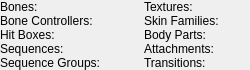
<?xml version="1.0" encoding="UTF-8"?>
<ui version="4.0">
 <class>ui::assets::studiomodel::StudioModelModelInfoPanel</class>
 <widget class="QWidget" name="ui::assets::studiomodel::StudioModelModelInfoPanel">
  <property name="geometry">
   <rect>
    <x>0</x>
    <y>0</y>
    <width>235</width>
    <height>67</height>
   </rect>
  </property>
  <property name="windowTitle">
   <string>Form</string>
  </property>
  <layout class="QHBoxLayout" name="horizontalLayout">
   <property name="spacing">
    <number>0</number>
   </property>
   <property name="sizeConstraint">
    <enum>QLayout::SetFixedSize</enum>
   </property>
   <property name="leftMargin">
    <number>0</number>
   </property>
   <property name="topMargin">
    <number>0</number>
   </property>
   <property name="rightMargin">
    <number>0</number>
   </property>
   <property name="bottomMargin">
    <number>0</number>
   </property>
   <item>
    <layout class="QGridLayout" name="gridLayout_2" columnminimumwidth="0,25,0,0,25">
     <property name="rightMargin">
      <number>0</number>
     </property>
     <property name="bottomMargin">
      <number>0</number>
     </property>
     <property name="horizontalSpacing">
      <number>6</number>
     </property>
     <property name="verticalSpacing">
      <number>0</number>
     </property>
     <item row="0" column="1">
      <widget class="QLabel" name="BonesValue">
       <property name="text">
        <string/>
       </property>
       <property name="alignment">
        <set>Qt::AlignRight|Qt::AlignTrailing|Qt::AlignVCenter</set>
       </property>
      </widget>
     </item>
     <item row="4" column="3">
      <widget class="QLabel" name="label_12">
       <property name="text">
        <string>Transitions:</string>
       </property>
      </widget>
     </item>
     <item row="0" column="4">
      <widget class="QLabel" name="TexturesValue">
       <property name="text">
        <string/>
       </property>
       <property name="alignment">
        <set>Qt::AlignRight|Qt::AlignTrailing|Qt::AlignVCenter</set>
       </property>
      </widget>
     </item>
     <item row="3" column="3">
      <widget class="QLabel" name="label_11">
       <property name="text">
        <string>Attachments:</string>
       </property>
      </widget>
     </item>
     <item row="2" column="0">
      <widget class="QLabel" name="label_7">
       <property name="text">
        <string>Hit Boxes:</string>
       </property>
      </widget>
     </item>
     <item row="3" column="4">
      <widget class="QLabel" name="AttachmentsValue">
       <property name="text">
        <string/>
       </property>
       <property name="alignment">
        <set>Qt::AlignRight|Qt::AlignTrailing|Qt::AlignVCenter</set>
       </property>
      </widget>
     </item>
     <item row="1" column="1">
      <widget class="QLabel" name="BoneControllersValue">
       <property name="text">
        <string/>
       </property>
       <property name="alignment">
        <set>Qt::AlignRight|Qt::AlignTrailing|Qt::AlignVCenter</set>
       </property>
      </widget>
     </item>
     <item row="0" column="0">
      <widget class="QLabel" name="BonesLabel">
       <property name="text">
        <string>Bones:</string>
       </property>
      </widget>
     </item>
     <item row="3" column="0">
      <widget class="QLabel" name="label_8">
       <property name="text">
        <string>Sequences:</string>
       </property>
      </widget>
     </item>
     <item row="4" column="0">
      <widget class="QLabel" name="label_9">
       <property name="text">
        <string>Sequence Groups:</string>
       </property>
      </widget>
     </item>
     <item row="1" column="4">
      <widget class="QLabel" name="SkinFamiliesValue">
       <property name="text">
        <string/>
       </property>
       <property name="alignment">
        <set>Qt::AlignRight|Qt::AlignTrailing|Qt::AlignVCenter</set>
       </property>
      </widget>
     </item>
     <item row="2" column="4">
      <widget class="QLabel" name="BodyPartsValue">
       <property name="text">
        <string/>
       </property>
       <property name="alignment">
        <set>Qt::AlignRight|Qt::AlignTrailing|Qt::AlignVCenter</set>
       </property>
      </widget>
     </item>
     <item row="4" column="1">
      <widget class="QLabel" name="SequenceGroupsValue">
       <property name="text">
        <string/>
       </property>
       <property name="alignment">
        <set>Qt::AlignRight|Qt::AlignTrailing|Qt::AlignVCenter</set>
       </property>
      </widget>
     </item>
     <item row="4" column="4">
      <widget class="QLabel" name="TransitionsValue">
       <property name="text">
        <string/>
       </property>
       <property name="alignment">
        <set>Qt::AlignRight|Qt::AlignTrailing|Qt::AlignVCenter</set>
       </property>
      </widget>
     </item>
     <item row="3" column="1">
      <widget class="QLabel" name="SequencesValue">
       <property name="text">
        <string/>
       </property>
       <property name="alignment">
        <set>Qt::AlignRight|Qt::AlignTrailing|Qt::AlignVCenter</set>
       </property>
      </widget>
     </item>
     <item row="1" column="0">
      <widget class="QLabel" name="BoneControllersLabel">
       <property name="text">
        <string>Bone Controllers:</string>
       </property>
      </widget>
     </item>
     <item row="1" column="3">
      <widget class="QLabel" name="SkinFamiliesLabel">
       <property name="text">
        <string>Skin Families:</string>
       </property>
      </widget>
     </item>
     <item row="2" column="1">
      <widget class="QLabel" name="HitBoxesValue">
       <property name="text">
        <string/>
       </property>
       <property name="alignment">
        <set>Qt::AlignRight|Qt::AlignTrailing|Qt::AlignVCenter</set>
       </property>
      </widget>
     </item>
     <item row="2" column="3">
      <widget class="QLabel" name="label_10">
       <property name="text">
        <string>Body Parts:</string>
       </property>
      </widget>
     </item>
     <item row="0" column="3">
      <widget class="QLabel" name="TexturesLabel">
       <property name="text">
        <string>Textures:</string>
       </property>
      </widget>
     </item>
     <item row="0" column="2">
      <spacer name="horizontalSpacer_2">
       <property name="orientation">
        <enum>Qt::Horizontal</enum>
       </property>
       <property name="sizeType">
        <enum>QSizePolicy::Fixed</enum>
       </property>
       <property name="sizeHint" stdset="0">
        <size>
         <width>6</width>
         <height>0</height>
        </size>
       </property>
      </spacer>
     </item>
    </layout>
   </item>
  </layout>
 </widget>
 <resources/>
 <connections/>
</ui>
